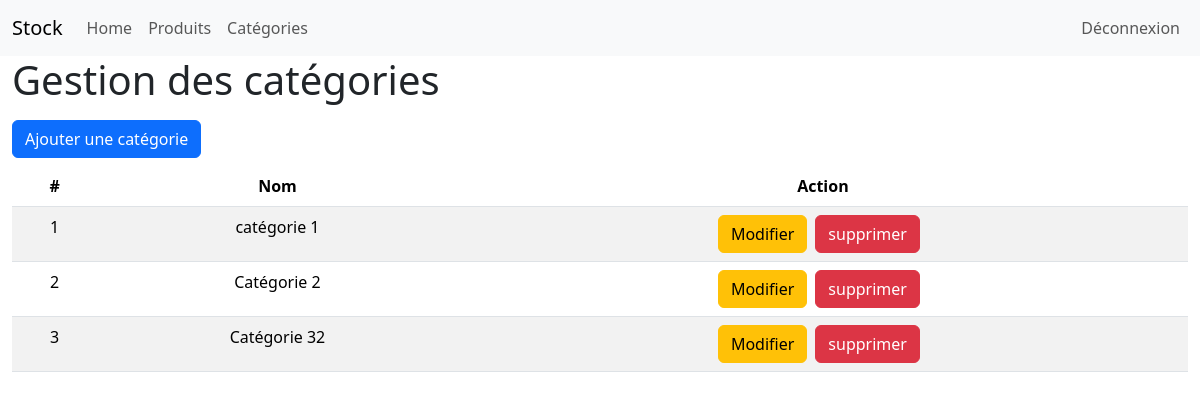
Screenshot of /admin/categories.php (signed in) with the database file from the repository.
### tables this page shows
CREATE TABLE IF NOT EXISTS `categories` (
  `id` int NOT NULL AUTO_INCREMENT,
  `name` varchar(100) NOT NULL,
  `image` varchar(255) DEFAULT NULL,
  `description` text,
  PRIMARY KEY (`id`)
);

### admin/categories.php (the view, shortened to what this page needs)
<?php
    require "../config/connexion.php";
?>
<!DOCTYPE html>
<html lang="en">
<head>
    <link href="https://cdn.jsdelivr.net/npm/bootstrap@5.3.8/dist/css/bootstrap.min.css" rel="stylesheet">
    <link rel="stylesheet" href="style.css">
</head>
<body>
    <?php
        include("partials/nav.php");
    ?>
    <div class="container-fluid">
        <h1>Gestion des catégories</h1>
        <a href="addCategory.php" class="btn btn-primary my-2">Ajouter une catégorie</a>
        <table class="table table-striped">
            <thead>
                <tr class="text-center">
                    <th>#</th>
                    <th>Nom</th>
                    <th>Action</th>
                </tr>
            </thead>
            <tbody>
                <?php
                    $categories = $bdd->query("SELECT * FROM categories");
                    while($donCat = $categories->fetch())
                    {
                        echo '<tr class="text-center">';
                            echo '<td>'.$donCat['id'].'</td>';
                            echo '<td>'.$donCat['name'].'</td>';
                            echo '<td>';
                                echo '<a href="updateCategory.php?id='.$donCat['id'].'" class="btn btn-warning">Modifier</a>';
                                echo '<button type="button" class="btn btn-danger mx-2" data-bs-toggle="modal" data-bs-target="#deleteModal'.$donCat['id'].'">
  supprimer
</button>';
                            echo '</td>';
                        echo '</tr>';
                    }
                ?>
            </tbody>
        </table>
    </div>
</body>
</html>

### rows the page displays
categories: id "1", name "catégorie 1"
categories: id "2", name "Catégorie 2"
categories: id "3", name "Catégorie 32"
